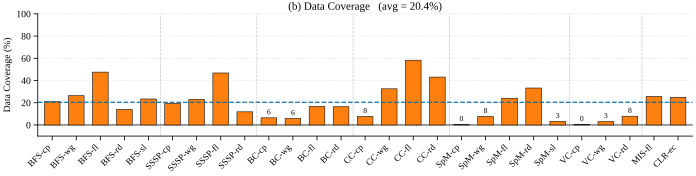

Generate this figure with Python:
#!/usr/bin/env python3
"""Round-2 Quality Fig (b): Data Coverage — full 27 workloads (MST excluded).

Single-row, full-width (7.0 x 1.8) bar chart of GRASP Data Coverage (%):

    data_coverage = (baseline.ima_data_misses - grasp.ima_data_misses)
                    / baseline.ima_data_misses * 100

Source: ima_plan/07_paper_outline/figures/effectiveness_data.json
"""

from __future__ import annotations

import json
import sys
from pathlib import Path

import numpy as np

# ── Project plot style ──────────────────────────────────────────────────────
_REPO = Path(__file__).resolve().parents[4]
sys.path.insert(0, str(_REPO / "ima_plan/07_paper_outline/plot_style"))
from plot_util import apply_style, save_fig, CB10              # noqa: E402
from workload_names import (                                    # noqa: E402
    ORDERED_27,
    SHORT_NAME,
    group_separator_positions,
)

apply_style()
import matplotlib.pyplot as plt  # noqa: E402

OUT_DIR = Path(__file__).resolve().parent
DATA_JSON = _REPO / "ima_plan/07_paper_outline/figures/effectiveness_data.json"


# ── Load & compute ──────────────────────────────────────────────────────────
with open(DATA_JSON) as fh:
    DATA = json.load(fh)["workloads"]


def compute_data_coverage(key: str):
    """Return data coverage % or None if baseline IMA data missing."""
    rec = DATA.get(key)
    if rec is None:
        return None
    base = rec.get("baseline") or {}
    g = rec.get("grasp") or {}
    bm = base.get("ima_data_misses")
    gm = g.get("ima_data_misses")
    if bm is None or gm is None or bm == 0:
        return None
    return (bm - gm) / bm * 100.0


values: list[float | None] = [compute_data_coverage(k) for k in ORDERED_27]
labels: list[str] = [SHORT_NAME[k] for k in ORDERED_27]

skipped = [k for k, v in zip(ORDERED_27, values) if v is None]
if skipped:
    print(f"[skipped — no baseline IMA data] {skipped}")

plot_values = np.array([np.nan if v is None else v for v in values], dtype=float)
valid_values = plot_values[~np.isnan(plot_values)]
avg_value = float(np.mean(valid_values)) if valid_values.size else 0.0

# ── Plot ────────────────────────────────────────────────────────────────────
n = len(ORDERED_27)
x = np.arange(n)
bar_w = 0.65

fig, ax = plt.subplots(figsize=(7.0, 1.8), constrained_layout=True)

ax.bar(
    x, plot_values, bar_w,
    color=CB10[1], edgecolor="black", linewidth=0.4,
    zorder=3,
)

ax.axhline(
    y=avg_value, color="#006BA4", linestyle="--",
    linewidth=0.9, alpha=0.9, zorder=4,
)

# Annotate exceptional bars (>90% or <10%)
for i, v in enumerate(plot_values):
    if np.isnan(v):
        continue
    if v > 90.0 or v < 10.0:
        offset = 1.5 if v >= 0 else -1.5
        va = "bottom" if v >= 0 else "top"
        ax.text(
            i, v + offset,
            f"{v:.0f}",
            ha="center", va=va,
            fontsize=5.5, color="black", zorder=6,
        )

# Mark skipped workloads
for i, v in enumerate(values):
    if v is None:
        ax.text(
            i, 2,
            "N/A", ha="center", va="bottom",
            fontsize=5.5, color="gray", zorder=6,
        )

for sep in group_separator_positions(ORDERED_27):
    ax.axvline(
        x=sep, color="#999999", linestyle="--",
        linewidth=0.5, alpha=0.6, zorder=1,
    )

ax.set_ylabel("Data Coverage (%)", fontsize=7)
ax.set_ylim(-10, 100)
ax.set_xlim(-0.6, n - 0.4)
ax.set_xticks(x)
ax.set_xticklabels(labels, rotation=45, ha="right", fontsize=6.5)
ax.tick_params(axis="y", labelsize=7)
ax.axhline(y=0, color="black", linewidth=0.5, zorder=2)
ax.set_title(
    f"(b) Data Coverage   (avg = {avg_value:.1f}%)",
    fontsize=8, pad=3,
)

save_fig(fig, "proto_r2_q2_data_coverage", OUT_DIR)
plt.close(fig)

print(f"Saved: {OUT_DIR}/proto_r2_q2_data_coverage.{{pdf,svg}}")
print(f"workloads={n} skipped={len(skipped)} avg={avg_value:.2f}%  "
      f"min={np.nanmin(plot_values):.1f}%  max={np.nanmax(plot_values):.1f}%")
